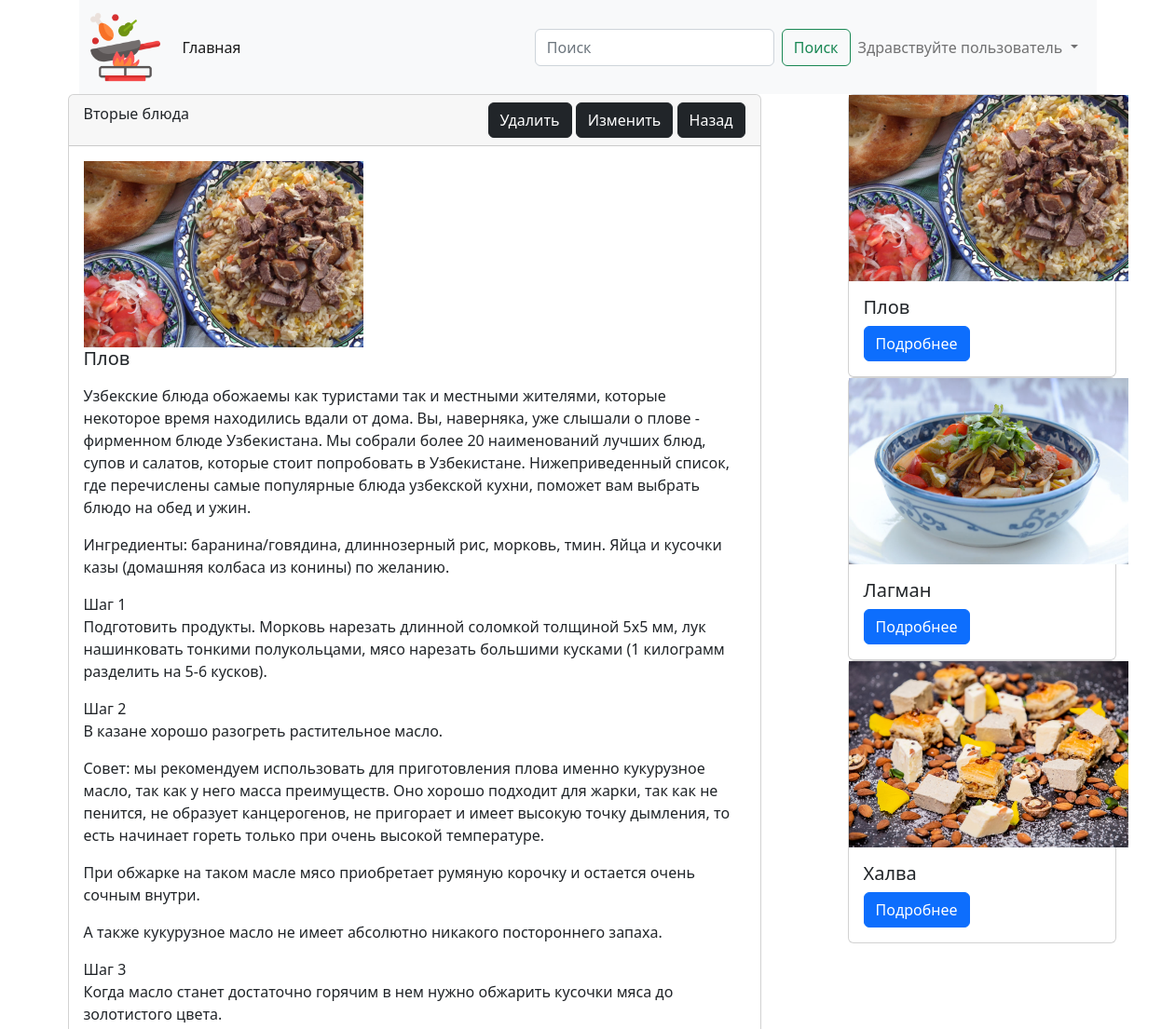
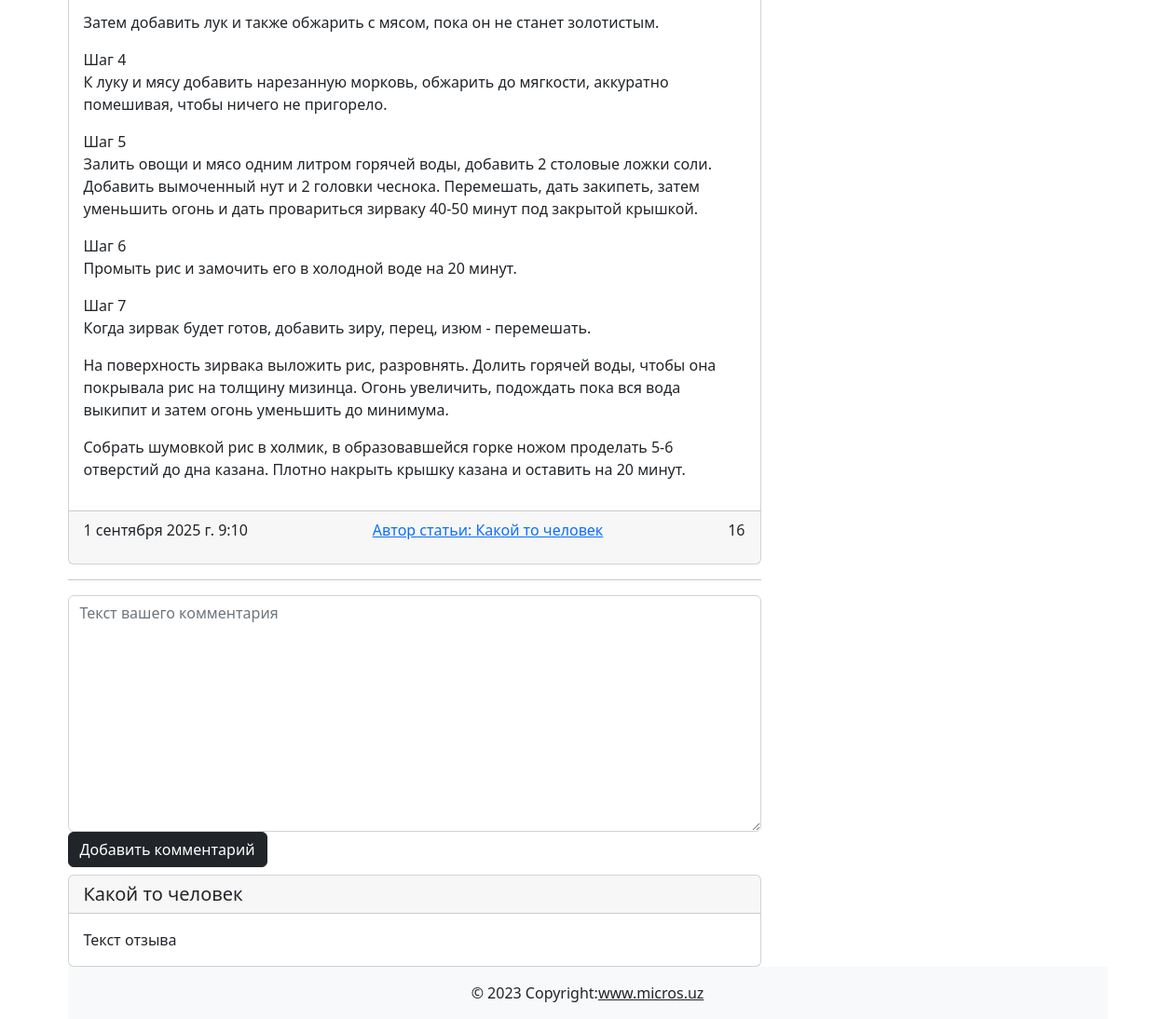
The app's page /post/2/ with its own data (2 pictures, top to bottom).
### cooking/models.py (models this page shows, shortened)
class Post(models.Model):
    title = models.CharField(max_length=255, verbose_name='Заголовок статьи')
    content = models.TextField(default='Скоро тут будет статья...', verbose_name='Текст статьи')
    created_at = models.DateTimeField(auto_now_add=True, verbose_name='Дата создания')
    updated_at = models.DateTimeField(auto_now=True, verbose_name='Дата обновления')
    photo = models.ImageField(upload_to='photos/', blank=True, null=True, verbose_name='Изображения')
    watched = models.IntegerField(default=0, verbose_name='Просмотры')
    is_published = models.BooleanField(default=True, verbose_name='Публикация')
    category = models.ForeignKey(Category, on_delete=models.CASCADE, related_name='posts', verbose_name='Категория')
    def get_absolute_url(self):
        return reverse('post_detail', kwargs={'pk': self.pk})
    class Meta:
        verbose_name = 'Пост'
        verbose_name_plural = 'Посты'

class Category(models.Model):
    title = models.CharField(max_length=255, verbose_name='Название категории')
    def __str__(self):
        return self.title
    class Meta:
        verbose_name = 'Категория'
        verbose_name_plural = 'Категории'

### cooking/views.py (the view)
# urls.py: path('post/<int:pk>/', post_detail, name='post_detail')
def post_detail(request, pk):
    article = Post.objects.get(pk=pk)
    Post.objects.filter(pk=pk).update(watched=F('watched') + 1)
    ext_post = Post.objects.all().order_by('-watched')[:5]
    context = {
        'title': article.title,
        'post': article,
        'ext_posts': ext_post
    }
    return render(request, 'cooking/article_detail.html', context)

### cooking/templates/cooking/article_detail.html (shortened to what this page needs)
{% extends 'base.html' %}
{% block main %}
<main>
    <div class="d-flex justify-content-between">
        <div class="col-8">
            <div class="card">
                <div class="card-header d-flex justify-content-between">{{ post.category }}
                    <div>
                        <a href="#!" class="btn btn-dark">Удалить</a>
                        <a href="#!" class="btn btn-dark">Изменить</a>
                        <a href="#!" class="btn btn-dark">Назад</a>
                    </div>
                </div>
                <div class="card-body">
                    {% if post.photo %}
                    <img src="{{ post.photo.url }}" width="300" alt="">
                    {% else %}
                    <img src="https://www.raumplus.ru/upload/iblock/99e/Skoro-zdes-budet-foto.jpg" width="300" alt="">
                    {% endif %}
                    <h5 class="card-title">{{ post.title }}</h5>
                    <p class="card-text">
                        {{ post.content | linebreaks }}
                    </p>
                </div>
                <div class="card-footer d-flex justify-content-between"><p class="card-text">{{ post.created_at }}</p>
                    <a href="/profile/1">Автор статьи: Какой то человек</a>
                    <p class="card-text">{{ post.watched }}</p>
                </div>
            </div>
            <hr>
            <form action="#!" method="post" , enctype="multipart/form-data">
                <textarea name="text" cols="40" rows="10" class="form-control" placeholder="Текст вашего комментария"
                          required id="id_text"></textarea>
                <button class="btn btn-dark" type="submit">Добавить комментарий</button>
            </form>
            <div class="card mt-2"><h5 class="card-header">Какой то человек</h5>
                <div class="card-body">
                    <p class="card-text">Текст отзыва</p>
                </div>
            </div>
        </div>
        <div class="col-1"></div>
        <div class="col-4">
            {% for ext in ext_posts %}
            <div class="card" style="width: 18rem;">
                {% if ext.photo %}
                <img src="{{ ext.photo.url }}" width="300" alt="">
                {% else %}
                <img class="card-img-top" src="https://www.raumplus.ru/upload/iblock/99e/Skoro-zdes-budet-foto.jpg"
                     width="200" alt="">
                {% endif %}
                <div class="card-body"><h5 class="card-title">{{ ext.title }}</h5><a href="{{ ext.get_absolute_url }}"
                                                                           class="btn btn-primary">Подробнее</a></div>
            </div>
            {% endfor %}
        </div>
    </div>
</main>
{% endblock main %}

### records on screen
Post: category "Вторые блюда", photo (picture), title "Плов", content "Узбекские блюда обожаемы как туристами так и местными жителями, которые некоторое время находились вдали от дома. Вы, наверняка, уже слышали о плове - фирменном блюде Узбекистана. Мы собрали более 20 наименований лучших блюд, супов и салатов, которые стоит попробовать в Узбекистане. Нижеприведенный список, где перечислены самые популярные блюда узбекской кухни, поможет вам выбрать блюдо на обед и ужин. Ингредиенты: баранина/говядина, длиннозерный рис, морковь, тмин. Яйца и кусочки казы (домашняя колбаса из конины) по желанию. Шаг 1 Подготовить продукты. Морковь нарезать длинной соломкой толщиной 5х5 мм, лук нашинковать тонкими полукольцами, мясо нарезать большими кусками (1 килограмм…", created_at "1 сентября 2025 г. 9:10", watched "16"
Post: photo (picture), title "Лагман"
Post: photo (picture), title "Халва"
